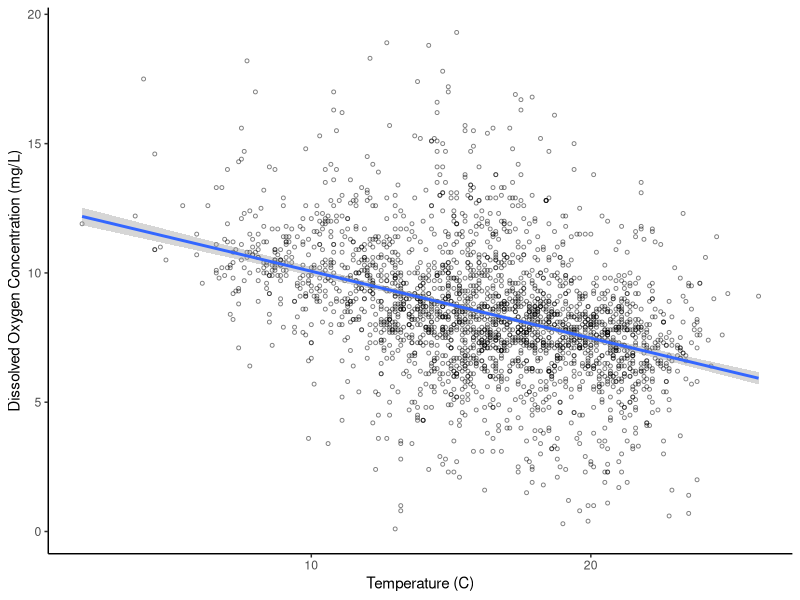
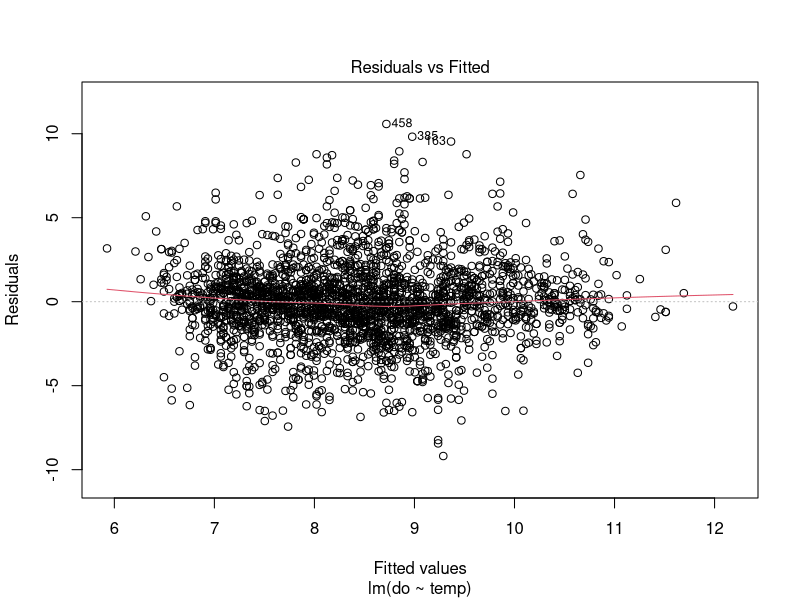
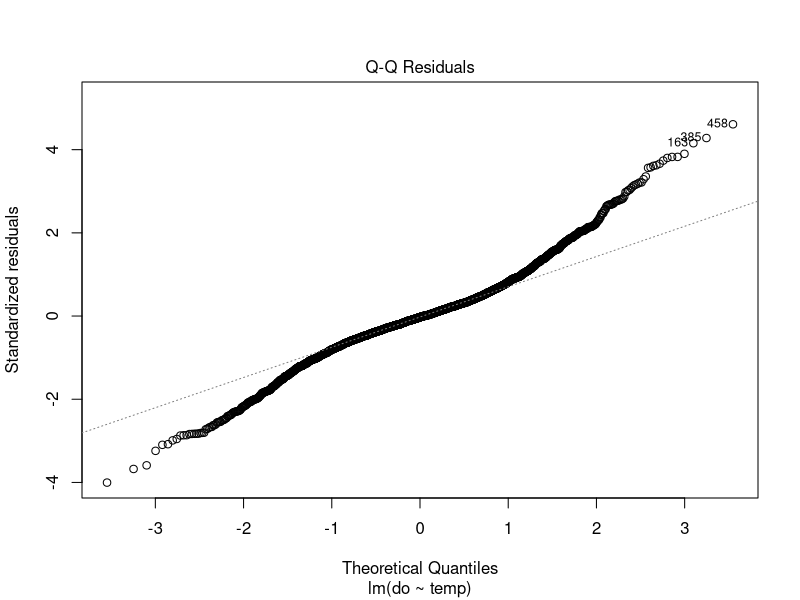
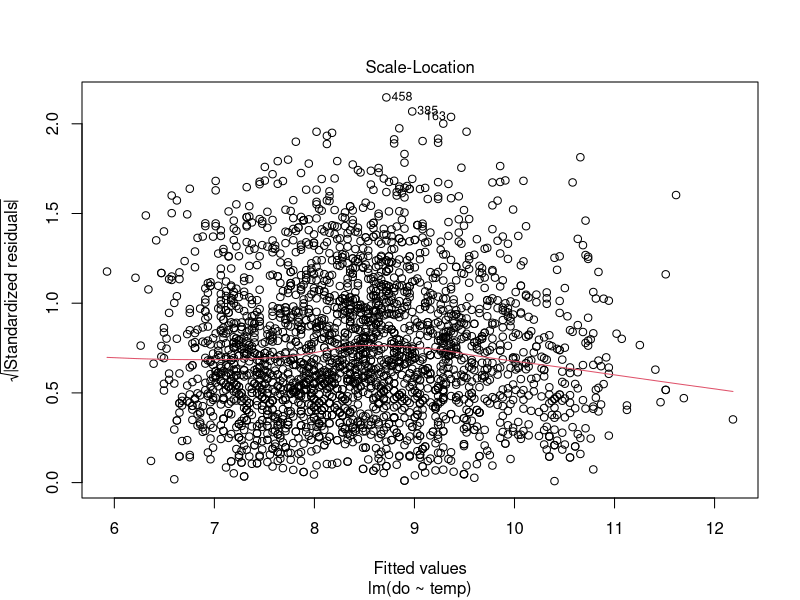
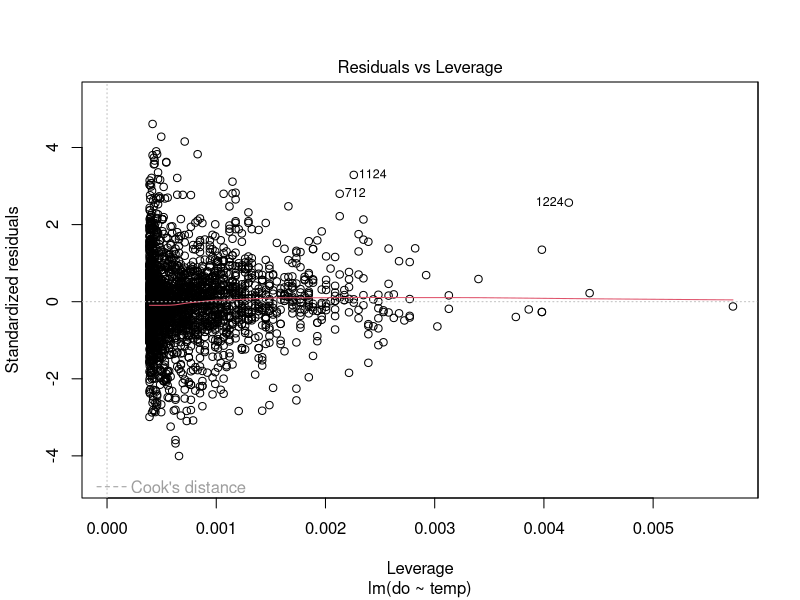
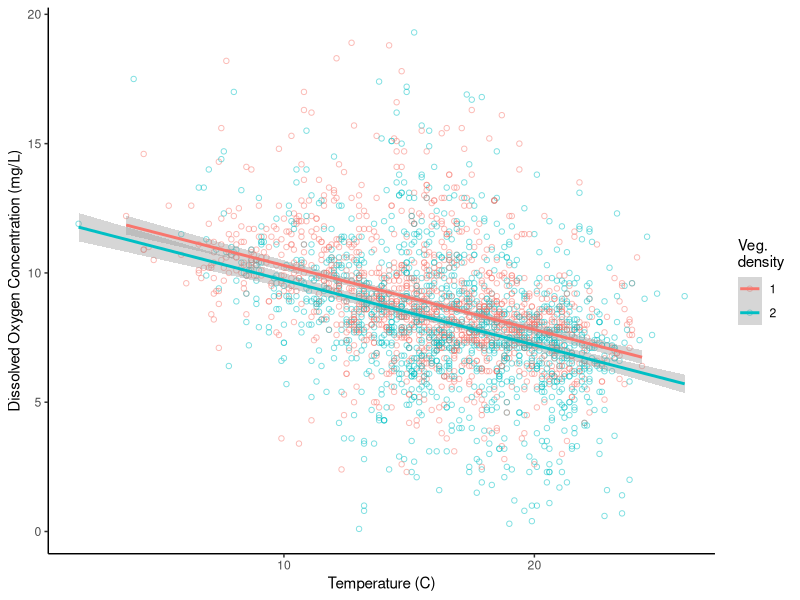

These charts were generated, in order, by the following R code:
## ---- chunk 1
library(tidyverse)

umr_wide <- read_csv("data/umr_counts_wide.csv")

umr_sub <- umr_wide %>%
  filter(do < 20, 
         !is.na(vegd))
## ---- chunk 2
ggplot(umr_sub, 
       aes(temp, do))+
  geom_point(alpha = .5, pch = 21, size = 1)+
  geom_smooth(method = "lm") +
  labs(x = "Temperature (C)", y = "Dissolved Oxygen Concentration (mg/L)")+
  theme_classic()

## ---- chunk 3
lm.mod <- lm(do ~ temp,
           data = umr_sub)
## ---- chunk 4
mod_summ <- summary(lm.mod)
mod_summ
## ---- chunk 5
plot(lm.mod, which = 1)
## ---- chunk 6
plot(lm.mod, which = 2)
## ---- chunk 7
plot(lm.mod, which = 3)
## ---- chunk 8
plot(lm.mod, which = 5)
## ---- chunk 9
umr_sub <- mutate(umr_sub, 
                  vegd = as.factor(vegd))
## ---- chunk 10
ggplot(umr_sub, 
       aes(temp, do, color = vegd))+
  geom_point(alpha = .5, pch = 21, size = 1.5)+
  geom_smooth(method = "lm")+
  labs(x = "Temperature (C)", y = "Dissolved Oxygen Concentration (mg/L)", color = "Veg.\ndensity")+
  theme_classic()
## ---- chunk 11
ancov.mod <- lm(do ~ temp + vegd, 
                data = umr_sub)

summary(ancov.mod)
